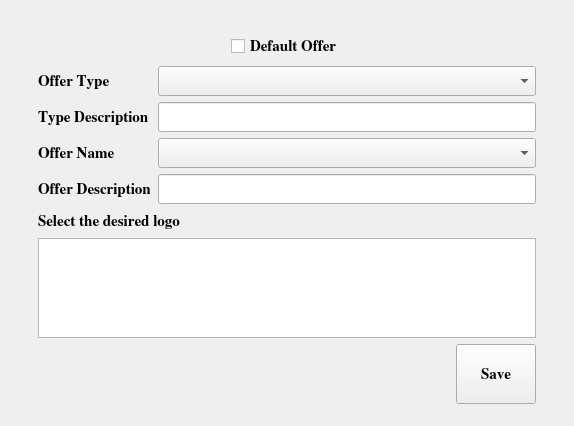
<?xml version="1.0" encoding="UTF-8"?>
<ui version="4.0">
 <class>ProductOfferCreationWidgetBase</class>
 <widget class="QWidget" name="ProductOfferCreationWidgetBase">
  <property name="geometry">
   <rect>
    <x>0</x>
    <y>0</y>
    <width>574</width>
    <height>426</height>
   </rect>
  </property>
  <property name="sizePolicy">
   <sizepolicy hsizetype="Minimum" vsizetype="Minimum">
    <horstretch>0</horstretch>
    <verstretch>0</verstretch>
   </sizepolicy>
  </property>
  <property name="minimumSize">
   <size>
    <width>400</width>
    <height>400</height>
   </size>
  </property>
  <property name="maximumSize">
   <size>
    <width>32767</width>
    <height>32767</height>
   </size>
  </property>
  <property name="font">
   <font>
    <family>Nimbus Roman No9 l</family>
    <pointsize>11</pointsize>
    <weight>75</weight>
    <bold>true</bold>
   </font>
  </property>
  <property name="windowTitle">
   <string>Create New Offer</string>
  </property>
  <layout class="QGridLayout">
   <item row="0" column="0">
    <widget class="QStackedWidget" name="offer_stack">
     <property name="currentIndex">
      <number>0</number>
     </property>
     <widget class="QWidget" name="offer_page">
      <layout class="QGridLayout">
       <item row="1" column="0">
        <spacer name="spacer20">
         <property name="orientation">
          <enum>Qt::Horizontal</enum>
         </property>
         <property name="sizeType">
          <enum>QSizePolicy::Fixed</enum>
         </property>
         <property name="sizeHint" stdset="0">
          <size>
           <width>16</width>
           <height>20</height>
          </size>
         </property>
        </spacer>
       </item>
       <item row="0" column="2">
        <spacer name="spacer23">
         <property name="orientation">
          <enum>Qt::Vertical</enum>
         </property>
         <property name="sizeType">
          <enum>QSizePolicy::Fixed</enum>
         </property>
         <property name="sizeHint" stdset="0">
          <size>
           <width>20</width>
           <height>10</height>
          </size>
         </property>
        </spacer>
       </item>
       <item row="2" column="3">
        <spacer name="spacer21">
         <property name="orientation">
          <enum>Qt::Horizontal</enum>
         </property>
         <property name="sizeType">
          <enum>QSizePolicy::Fixed</enum>
         </property>
         <property name="sizeHint" stdset="0">
          <size>
           <width>16</width>
           <height>20</height>
          </size>
         </property>
        </spacer>
       </item>
       <item row="1" column="1" rowspan="2" colspan="2">
        <layout class="QVBoxLayout">
         <item>
          <layout class="QHBoxLayout">
           <item>
            <spacer name="spacer50">
             <property name="orientation">
              <enum>Qt::Horizontal</enum>
             </property>
             <property name="sizeType">
              <enum>QSizePolicy::Expanding</enum>
             </property>
             <property name="sizeHint" stdset="0">
              <size>
               <width>61</width>
               <height>20</height>
              </size>
             </property>
            </spacer>
           </item>
           <item>
            <widget class="QCheckBox" name="offer_default">
             <property name="font">
              <font>
               <family>Nimbus Roman No9 l</family>
               <pointsize>11</pointsize>
               <weight>75</weight>
               <bold>true</bold>
              </font>
             </property>
             <property name="text">
              <string>Default Offer</string>
             </property>
            </widget>
           </item>
           <item>
            <spacer name="spacer51">
             <property name="orientation">
              <enum>Qt::Horizontal</enum>
             </property>
             <property name="sizeType">
              <enum>QSizePolicy::Expanding</enum>
             </property>
             <property name="sizeHint" stdset="0">
              <size>
               <width>81</width>
               <height>21</height>
              </size>
             </property>
            </spacer>
           </item>
          </layout>
         </item>
         <item>
          <layout class="QGridLayout">
           <item row="1" column="1">
            <widget class="QLineEdit" name="description_offer_type">
             <property name="font">
              <font>
               <family>Nimbus Roman No9 l</family>
               <pointsize>11</pointsize>
               <weight>75</weight>
               <bold>true</bold>
              </font>
             </property>
            </widget>
           </item>
           <item row="3" column="1">
            <widget class="QLineEdit" name="description_offer">
             <property name="font">
              <font>
               <family>Nimbus Roman No9 l</family>
               <pointsize>11</pointsize>
               <weight>75</weight>
               <bold>true</bold>
              </font>
             </property>
            </widget>
           </item>
           <item row="0" column="0">
            <widget class="QLabel" name="textLabel1">
             <property name="font">
              <font>
               <family>Nimbus Roman No9 l</family>
               <pointsize>11</pointsize>
              </font>
             </property>
             <property name="text">
              <string>Offer Type</string>
             </property>
            </widget>
           </item>
           <item row="0" column="1">
            <widget class="QComboBox" name="offer_type_combo">
             <property name="font">
              <font>
               <family>Nimbus Roman No9 l</family>
               <pointsize>11</pointsize>
               <weight>75</weight>
               <bold>true</bold>
              </font>
             </property>
            </widget>
           </item>
           <item row="2" column="0">
            <widget class="QLabel" name="textLabel3">
             <property name="font">
              <font>
               <family>Nimbus Roman No9 l</family>
               <pointsize>11</pointsize>
               <weight>75</weight>
               <bold>true</bold>
              </font>
             </property>
             <property name="text">
              <string>Offer Name</string>
             </property>
            </widget>
           </item>
           <item row="1" column="0">
            <widget class="QLabel" name="textLabel2">
             <property name="font">
              <font>
               <family>Nimbus Roman No9 l</family>
               <pointsize>11</pointsize>
               <weight>75</weight>
               <bold>true</bold>
              </font>
             </property>
             <property name="text">
              <string>Type Description</string>
             </property>
            </widget>
           </item>
           <item row="3" column="0">
            <widget class="QLabel" name="textLabel4">
             <property name="font">
              <font>
               <family>Nimbus Roman No9 l</family>
               <pointsize>11</pointsize>
               <weight>75</weight>
               <bold>true</bold>
              </font>
             </property>
             <property name="text">
              <string>Offer Description</string>
             </property>
            </widget>
           </item>
           <item row="2" column="1">
            <widget class="QComboBox" name="offer_combo">
             <property name="font">
              <font>
               <family>Nimbus Roman No9 l</family>
               <pointsize>11</pointsize>
               <weight>75</weight>
               <bold>true</bold>
              </font>
             </property>
            </widget>
           </item>
          </layout>
         </item>
         <item>
          <spacer name="spacer16">
           <property name="orientation">
            <enum>Qt::Vertical</enum>
           </property>
           <property name="sizeType">
            <enum>QSizePolicy::Expanding</enum>
           </property>
           <property name="sizeHint" stdset="0">
            <size>
             <width>16</width>
             <height>24</height>
            </size>
           </property>
          </spacer>
         </item>
         <item>
          <layout class="QVBoxLayout">
           <item>
            <widget class="QLabel" name="logo_label">
             <property name="text">
              <string>Select the desired logo</string>
             </property>
            </widget>
           </item>
           <item>
            <widget class="QListWidget" name="logo">
             <property name="sizePolicy">
              <sizepolicy hsizetype="Expanding" vsizetype="Minimum">
               <horstretch>0</horstretch>
               <verstretch>0</verstretch>
              </sizepolicy>
             </property>
             <property name="minimumSize">
              <size>
               <width>0</width>
               <height>60</height>
              </size>
             </property>
             <property name="viewMode">
              <enum>QListView::IconMode</enum>
             </property>
            </widget>
           </item>
          </layout>
         </item>
         <item>
          <spacer name="spacer17">
           <property name="orientation">
            <enum>Qt::Vertical</enum>
           </property>
           <property name="sizeType">
            <enum>QSizePolicy::Expanding</enum>
           </property>
           <property name="sizeHint" stdset="0">
            <size>
             <width>20</width>
             <height>23</height>
            </size>
           </property>
          </spacer>
         </item>
         <item>
          <layout class="QHBoxLayout">
           <item>
            <widget class="QFrame" name="numblock_offer_frame">
             <property name="frameShape">
              <enum>QFrame::StyledPanel</enum>
             </property>
             <property name="frameShadow">
              <enum>QFrame::Raised</enum>
             </property>
            </widget>
           </item>
           <item>
            <spacer name="spacer18">
             <property name="orientation">
              <enum>Qt::Horizontal</enum>
             </property>
             <property name="sizeType">
              <enum>QSizePolicy::MinimumExpanding</enum>
             </property>
             <property name="sizeHint" stdset="0">
              <size>
               <width>10</width>
               <height>20</height>
              </size>
             </property>
            </spacer>
           </item>
           <item>
            <widget class="QPushButton" name="save_offer_button">
             <property name="sizePolicy">
              <sizepolicy hsizetype="Minimum" vsizetype="Fixed">
               <horstretch>0</horstretch>
               <verstretch>0</verstretch>
              </sizepolicy>
             </property>
             <property name="minimumSize">
              <size>
               <width>0</width>
               <height>60</height>
              </size>
             </property>
             <property name="font">
              <font>
               <family>Nimbus Roman No9 l</family>
               <pointsize>11</pointsize>
               <weight>75</weight>
               <bold>true</bold>
              </font>
             </property>
             <property name="text">
              <string>Save</string>
             </property>
            </widget>
           </item>
          </layout>
         </item>
        </layout>
       </item>
      </layout>
     </widget>
     <widget class="QWidget" name="error_page">
      <layout class="QGridLayout">
       <item row="2" column="2">
        <spacer name="spacer17_2">
         <property name="orientation">
          <enum>Qt::Horizontal</enum>
         </property>
         <property name="sizeType">
          <enum>QSizePolicy::Expanding</enum>
         </property>
         <property name="sizeHint" stdset="0">
          <size>
           <width>91</width>
           <height>21</height>
          </size>
         </property>
        </spacer>
       </item>
       <item row="0" column="1">
        <spacer name="spacer16_2">
         <property name="orientation">
          <enum>Qt::Vertical</enum>
         </property>
         <property name="sizeType">
          <enum>QSizePolicy::Expanding</enum>
         </property>
         <property name="sizeHint" stdset="0">
          <size>
           <width>20</width>
           <height>50</height>
          </size>
         </property>
        </spacer>
       </item>
       <item row="1" column="1" rowspan="2">
        <layout class="QVBoxLayout">
         <item>
          <layout class="QVBoxLayout">
           <item>
            <widget class="QLabel" name="textLabel1_3">
             <property name="text">
              <string>An error occurred while saving the offer</string>
             </property>
             <property name="wordWrap">
              <bool>false</bool>
             </property>
            </widget>
           </item>
           <item>
            <layout class="QHBoxLayout">
             <item>
              <spacer name="spacer15">
               <property name="orientation">
                <enum>Qt::Horizontal</enum>
               </property>
               <property name="sizeType">
                <enum>QSizePolicy::Fixed</enum>
               </property>
               <property name="sizeHint" stdset="0">
                <size>
                 <width>20</width>
                 <height>20</height>
                </size>
               </property>
              </spacer>
             </item>
             <item>
              <layout class="QGridLayout">
               <item row="0" column="1">
                <widget class="QLabel" name="offer_type_label">
                 <property name="text">
                  <string/>
                 </property>
                 <property name="wordWrap">
                  <bool>false</bool>
                 </property>
                </widget>
               </item>
               <item row="1" column="1">
                <widget class="QLabel" name="offer_name_label">
                 <property name="text">
                  <string/>
                 </property>
                 <property name="wordWrap">
                  <bool>false</bool>
                 </property>
                </widget>
               </item>
               <item row="1" column="0">
                <widget class="QLabel" name="textLabel3_2">
                 <property name="text">
                  <string>Offer name:</string>
                 </property>
                 <property name="wordWrap">
                  <bool>false</bool>
                 </property>
                </widget>
               </item>
               <item row="0" column="0">
                <widget class="QLabel" name="textLabel2_2">
                 <property name="text">
                  <string>Offer Type:</string>
                 </property>
                 <property name="wordWrap">
                  <bool>false</bool>
                 </property>
                </widget>
               </item>
              </layout>
             </item>
            </layout>
           </item>
          </layout>
         </item>
         <item>
          <spacer name="spacer13">
           <property name="orientation">
            <enum>Qt::Vertical</enum>
           </property>
           <property name="sizeType">
            <enum>QSizePolicy::Expanding</enum>
           </property>
           <property name="sizeHint" stdset="0">
            <size>
             <width>20</width>
             <height>41</height>
            </size>
           </property>
          </spacer>
         </item>
         <item>
          <layout class="QHBoxLayout">
           <item>
            <spacer name="spacer19">
             <property name="orientation">
              <enum>Qt::Horizontal</enum>
             </property>
             <property name="sizeType">
              <enum>QSizePolicy::Expanding</enum>
             </property>
             <property name="sizeHint" stdset="0">
              <size>
               <width>31</width>
               <height>20</height>
              </size>
             </property>
            </spacer>
           </item>
           <item>
            <widget class="QPushButton" name="accept_error_button">
             <property name="text">
              <string>Accept</string>
             </property>
            </widget>
           </item>
           <item>
            <spacer name="spacer20_2">
             <property name="orientation">
              <enum>Qt::Horizontal</enum>
             </property>
             <property name="sizeType">
              <enum>QSizePolicy::Expanding</enum>
             </property>
             <property name="sizeHint" stdset="0">
              <size>
               <width>21</width>
               <height>20</height>
              </size>
             </property>
            </spacer>
           </item>
          </layout>
         </item>
        </layout>
       </item>
       <item row="1" column="0">
        <spacer name="spacer14">
         <property name="orientation">
          <enum>Qt::Horizontal</enum>
         </property>
         <property name="sizeType">
          <enum>QSizePolicy::Expanding</enum>
         </property>
         <property name="sizeHint" stdset="0">
          <size>
           <width>21</width>
           <height>20</height>
          </size>
         </property>
        </spacer>
       </item>
       <item row="3" column="1">
        <layout class="QVBoxLayout">
         <item>
          <spacer name="spacer21_2">
           <property name="orientation">
            <enum>Qt::Vertical</enum>
           </property>
           <property name="sizeType">
            <enum>QSizePolicy::Expanding</enum>
           </property>
           <property name="sizeHint" stdset="0">
            <size>
             <width>20</width>
             <height>101</height>
            </size>
           </property>
          </spacer>
         </item>
         <item>
          <spacer name="spacer18_2">
           <property name="orientation">
            <enum>Qt::Vertical</enum>
           </property>
           <property name="sizeType">
            <enum>QSizePolicy::Expanding</enum>
           </property>
           <property name="sizeHint" stdset="0">
            <size>
             <width>20</width>
             <height>140</height>
            </size>
           </property>
          </spacer>
         </item>
        </layout>
       </item>
      </layout>
     </widget>
     <widget class="QWidget" name="too_offers_page">
      <layout class="QGridLayout">
       <item row="0" column="1">
        <spacer name="spacer25">
         <property name="orientation">
          <enum>Qt::Vertical</enum>
         </property>
         <property name="sizeType">
          <enum>QSizePolicy::Expanding</enum>
         </property>
         <property name="sizeHint" stdset="0">
          <size>
           <width>20</width>
           <height>21</height>
          </size>
         </property>
        </spacer>
       </item>
       <item row="1" column="0">
        <spacer name="spacer26">
         <property name="orientation">
          <enum>Qt::Horizontal</enum>
         </property>
         <property name="sizeType">
          <enum>QSizePolicy::Expanding</enum>
         </property>
         <property name="sizeHint" stdset="0">
          <size>
           <width>20</width>
           <height>20</height>
          </size>
         </property>
        </spacer>
       </item>
       <item row="1" column="2">
        <spacer name="spacer27">
         <property name="orientation">
          <enum>Qt::Horizontal</enum>
         </property>
         <property name="sizeType">
          <enum>QSizePolicy::Expanding</enum>
         </property>
         <property name="sizeHint" stdset="0">
          <size>
           <width>20</width>
           <height>20</height>
          </size>
         </property>
        </spacer>
       </item>
       <item row="2" column="1">
        <spacer name="spacer28">
         <property name="orientation">
          <enum>Qt::Vertical</enum>
         </property>
         <property name="sizeType">
          <enum>QSizePolicy::Expanding</enum>
         </property>
         <property name="sizeHint" stdset="0">
          <size>
           <width>20</width>
           <height>41</height>
          </size>
         </property>
        </spacer>
       </item>
       <item row="1" column="1">
        <layout class="QVBoxLayout">
         <item>
          <layout class="QHBoxLayout">
           <item>
            <spacer name="spacer23_2">
             <property name="orientation">
              <enum>Qt::Horizontal</enum>
             </property>
             <property name="sizeType">
              <enum>QSizePolicy::Expanding</enum>
             </property>
             <property name="sizeHint" stdset="0">
              <size>
               <width>51</width>
               <height>20</height>
              </size>
             </property>
            </spacer>
           </item>
           <item>
            <widget class="QLabel" name="textLabel7">
             <property name="text">
              <string>There are too many type of offers.</string>
             </property>
             <property name="wordWrap">
              <bool>false</bool>
             </property>
            </widget>
           </item>
           <item>
            <spacer name="spacer24">
             <property name="orientation">
              <enum>Qt::Horizontal</enum>
             </property>
             <property name="sizeType">
              <enum>QSizePolicy::Expanding</enum>
             </property>
             <property name="sizeHint" stdset="0">
              <size>
               <width>61</width>
               <height>21</height>
              </size>
             </property>
            </spacer>
           </item>
          </layout>
         </item>
         <item>
          <widget class="QLabel" name="textLabel8">
           <property name="text">
            <string>We advise you to spread current offers into more general types</string>
           </property>
           <property name="wordWrap">
            <bool>false</bool>
           </property>
          </widget>
         </item>
         <item>
          <spacer name="spacer22_2">
           <property name="orientation">
            <enum>Qt::Vertical</enum>
           </property>
           <property name="sizeType">
            <enum>QSizePolicy::Expanding</enum>
           </property>
           <property name="sizeHint" stdset="0">
            <size>
             <width>20</width>
             <height>41</height>
            </size>
           </property>
          </spacer>
         </item>
         <item>
          <layout class="QHBoxLayout">
           <item>
            <spacer name="spacer29">
             <property name="orientation">
              <enum>Qt::Horizontal</enum>
             </property>
             <property name="sizeType">
              <enum>QSizePolicy::Expanding</enum>
             </property>
             <property name="sizeHint" stdset="0">
              <size>
               <width>31</width>
               <height>20</height>
              </size>
             </property>
            </spacer>
           </item>
           <item>
            <widget class="QPushButton" name="too_offer_button">
             <property name="text">
              <string>Accept</string>
             </property>
            </widget>
           </item>
           <item>
            <spacer name="spacer30">
             <property name="orientation">
              <enum>Qt::Horizontal</enum>
             </property>
             <property name="sizeType">
              <enum>QSizePolicy::Expanding</enum>
             </property>
             <property name="sizeHint" stdset="0">
              <size>
               <width>21</width>
               <height>20</height>
              </size>
             </property>
            </spacer>
           </item>
          </layout>
         </item>
        </layout>
       </item>
      </layout>
     </widget>
    </widget>
   </item>
  </layout>
 </widget>
 <layoutdefault spacing="6" margin="11"/>
 <resources/>
 <connections/>
</ui>
